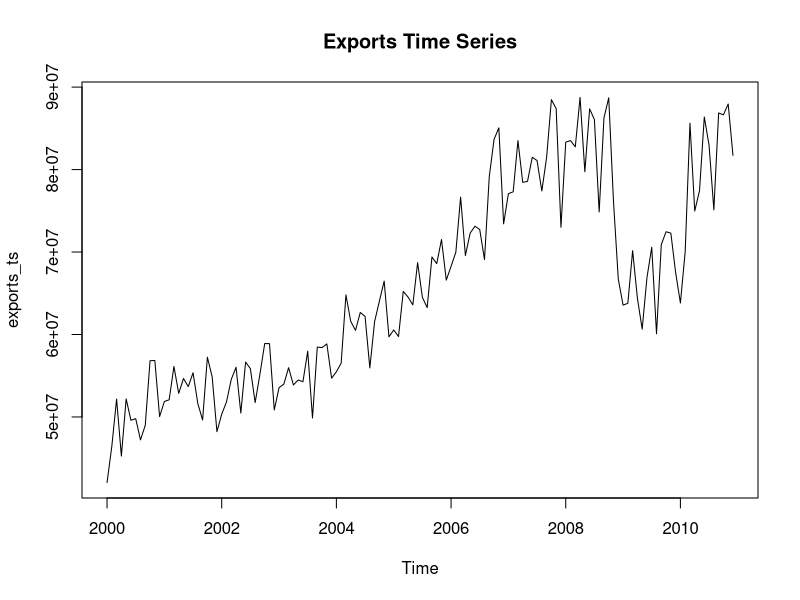
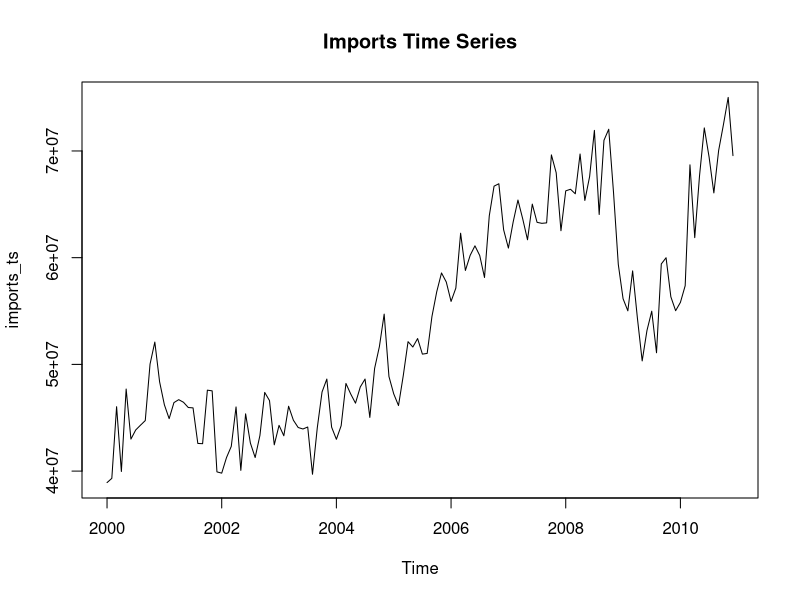
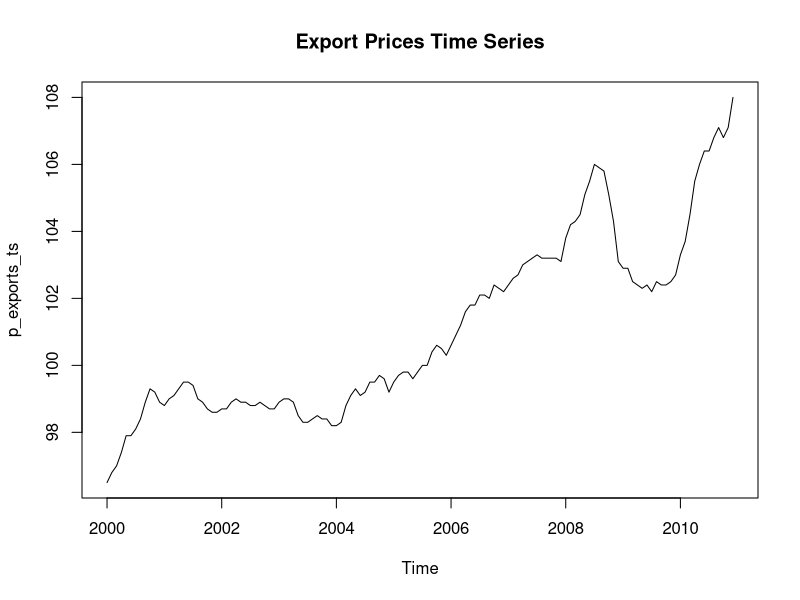
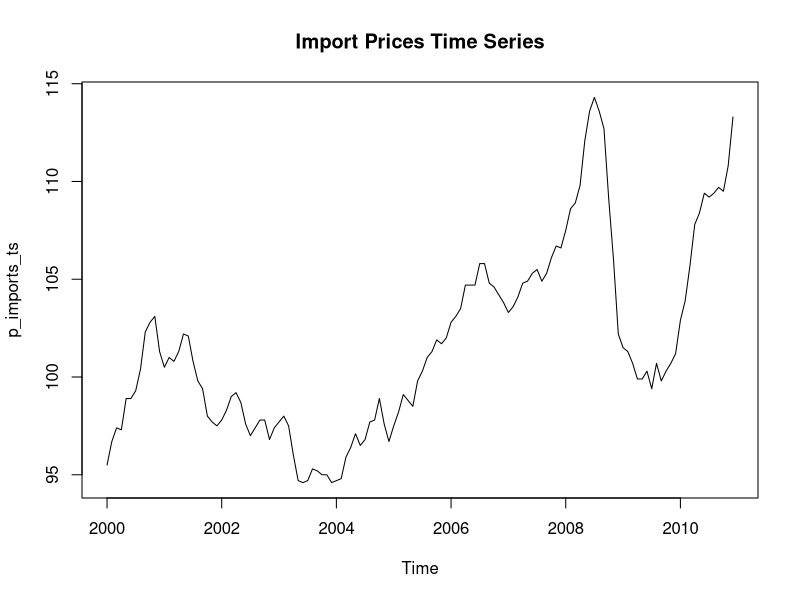
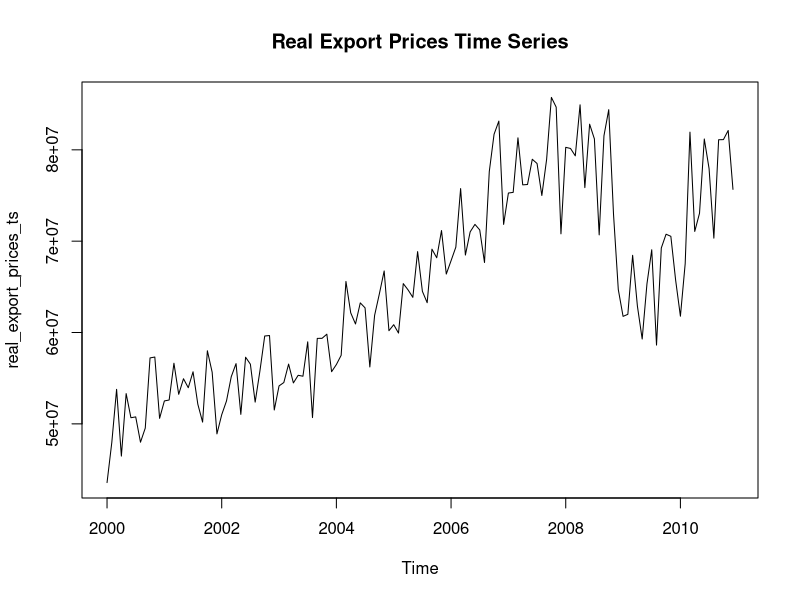
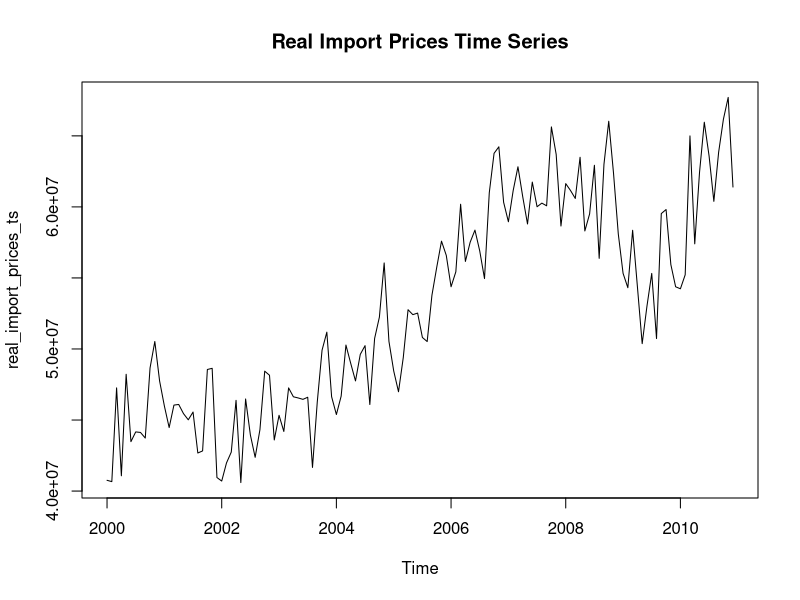
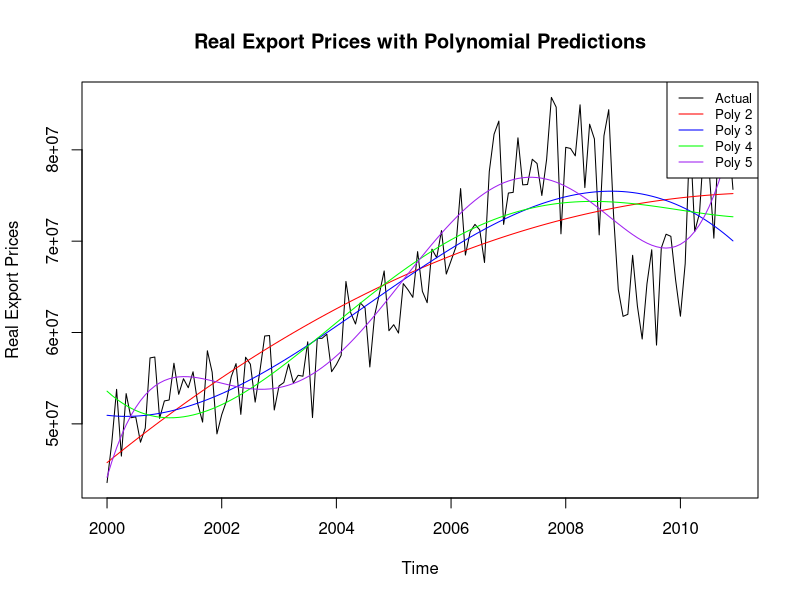
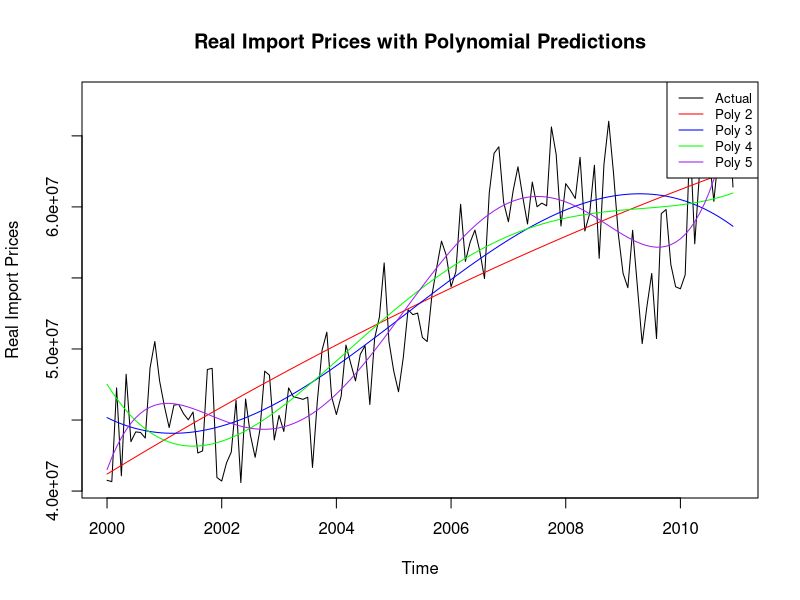

Reproduce these figures in R, in order.
# Omer Furkan Coban
# Forecasting Methods - Problem Set 2
# Germany Import - Export
# WiSe 23/24

# Library Imports ----
# No need extra libraries.

# 1. Create a R script file and import the expo−impo−germany data. ----
# Reading the "expo-impo-germany" dataset into a variable 'ger_exim' using 'read.csv' function.
ger_exim <- read.csv("Datasets/expo-impo-germany.csv")

# 2. Create time series for all four variables and plot them. ----

# To do that I need to seperate time variable combined year-month format into distinct year and month components.
# To seperate the 'time' variable I use the sub() expression.
# # sub("m.*", "", ger_eximtime) is used to remove everything after and including 'm', leaving us with just the year.
# # sub(".*m", "", ger_exim$time) is used to remove everything before and including 'm', leaving us with the month.

# Extracting year and month from 'time'
ger_exim$year <- as.integer(sub("m.*","",ger_exim$time))

ger_exim$month <- as.integer(sub(".*m","",ger_exim$time))


# To create Time Series, I use ts() function to convert relevant columns into time series objects.
# # ts() function requires start time and frequency. I used min() function to choose earliest month and year as start time.
# # The frequency parameter is set to 12 to indicate monthly data.

exports_ts <- ts(ger_exim$exports, start=c(min(ger_exim$year),min(ger_exim$month)), frequency = 12)
imports_ts <- ts(ger_exim$imports, start=c(min(ger_exim$year),min(ger_exim$month)), frequency = 12)
p_exports_ts <- ts(ger_exim$p_exports, start=c(min(ger_exim$year),min(ger_exim$month)), frequency = 12)
p_imports_ts <- ts(ger_exim$p_imports, start=c(min(ger_exim$year),min(ger_exim$month)), frequency = 12)

# Plot Time Series
plot(exports_ts, main="Exports Time Series")
plot(imports_ts, main="Imports Time Series")
plot(p_exports_ts, main="Export Prices Time Series")
plot(p_imports_ts, main="Import Prices Time Series")

# 3. Explain the plots with respect to the components of a time series. ----

# 1. Trend Component
# The trend component reflects the long-term progression of the series.
# In the context of exports and imports, this would show whether there is a general increase or decrease over time.
# For price indices, the trend would indicate inflationary or deflationary patterns.

# Exports and Imports: An upward or downward sloping trend would indicate an increase or decrease in trade volume over time.
# Export and Import Prices: A rising trend might indicate inflationary pressures, while a declining trend could suggest
# deflation or decreasing cost pressures in international trade.

# 2. Cyclical Component
# The cyclical component represents fluctuations tied to business or economic cycles.
# These are not regular seasonal effects but can span several years, often related to broader economic conditions.

# Exports and Imports: Fluctuations in these series might correlate with economic expansions and recessions.
# For instance, a prolonged dip followed by a recovery could represent a business cycle.
# Export and Import Prices: Cyclical trends in prices might be tied to global commodity price changes or shifts in global economic conditions.

# 3. Seasonal Component
# Seasonal components are regular fluctuations that occur at specific intervals (e.g., monthly, quarterly).

# Exports and Imports: You might observe seasonal patterns, such as an increase in exports or imports during certain months of the year,
# perhaps due to holiday seasons or agricultural cycles.
# Export and Import Prices: Seasonal variations might be due to factors like seasonal demand changes,
# harvesting seasons, or holiday periods impacting trade.

# 4. Residual Component
# Residuals are what remain after the trend, cyclical, and seasonal components have been accounted for. These are irregular and not explained by the model used.

# Exports and Imports: Residuals in these series could be due to unexpected events like political changes, sudden demand shifts, or supply chain disruptions.
# Export and Import Prices: Residual fluctuations might arise from unforeseen market events, policy changes, or other non-systematic factors.

# 4.  Generate real export and import prices hint:[(actualvalue/price)×100] ----
ger_exim$real_export_prices <- (ger_exim$exports/ger_exim$p_exports) * 100
ger_exim$real_import_prices <- (ger_exim$imports/ger_exim$p_imports) * 100

# 5.  Create time series for the new variables and plot them. ----

real_export_prices_ts <- ts(ger_exim$real_export_prices, start = c(min(ger_exim$year), min(ger_exim$month)),frequency = 12)
real_import_prices_ts <- ts(ger_exim$real_import_prices, start = c(min(ger_exim$year), min(ger_exim$month)),frequency = 12)

plot(real_export_prices_ts, main="Real Export Prices Time Series")
plot(real_import_prices_ts, main="Real Import Prices Time Series")


# 6.  Explain the plots with respect to the components of a time series. ----

# 1. Trend Component
# The trend in the time series of real export and import prices reflects long-term movements after accounting for price changes.

# Real Export Prices: If the trend is upward, it suggests that the value of exports is increasing over time relative
# to export prices, indicating potentially growing export volumes or higher value exports. A downward trend could indicate the opposite.
# Real Import Prices: Similarly, an upward trend would suggest increasing import volumes or values relative to import prices,
# while a downward trend might indicate a reduction.

# 2. Cyclical Component
# Cyclical fluctuations reflect broader economic cycles and are not as regular as seasonal patterns.

# Real Export Prices: Fluctuations here could be tied to global economic conditions, demand for exported goods, or changes in international trade policies.
# Real Import Prices: Variations might correlate with domestic economic conditions, changes in global market prices, or shifts in import policies.

# 3. Seasonal Component
# Seasonal components are regular, periodic fluctuations within a year.

# Real Export Prices: You might observe seasonal patterns due to factors like annual trade agreements, holiday seasons affecting demand,
# or agricultural export cycles.
# Real Import Prices: Seasonal variations could be due to changes in domestic demand during certain times of the year,
# such as increased imports during holiday seasons or specific weather-related import needs.

# 4. Residual Component
# Residuals are the irregular, unexplained variations after accounting for trend, cyclical, and seasonal components.

# Real Export Prices: These could include unexpected geopolitical events, sudden changes in foreign markets,
# or other unforeseen factors impacting export values.
# Real Import Prices: Residuals here might arise from sudden supply chain disruptions, unexpected changes in domestic demand, or other random events.

# 7. Fit a Linear trend for the new generated variables. ----
linear_model_export <- lm(real_export_prices_ts ~ time(real_export_prices_ts))
linear_model_import <- lm(real_import_prices_ts ~ time(real_import_prices_ts))

# 8. Predict the variables and generate the residuals. ----
predictions_linear_export <- predict(linear_model_export)
residuals_linear_export <- real_export_prices_ts - predictions_linear_export

predictions_linear_import <- predict(linear_model_import)
residuals_linear_import <- real_import_prices_ts - predictions_linear_import

# 9. Fit a polynomial trend curve from order 2 to 5, predict and generate residuals. ----

# Create a time variable for the time series
time_export <- time(real_export_prices_ts)
time_import <- time(real_import_prices_ts)

print(length(time_export))
print(length(real_export_prices_ts))

# If the lengths are different, adjust time_export to match real_export_prices_ts
# For example, if real_export_prices_ts is shorter:
time_export <- time_export[seq_along(real_export_prices_ts)]
time_import <- time_import[seq_along(real_import_prices_ts)]



# Polynomial models for exports
poly_model_export_2 <- lm(real_export_prices_ts ~ poly(time_export, 2))
predictions_poly_export_2 <- predict(poly_model_export_2)
residuals_poly_export_2 <- real_export_prices_ts - predictions_poly_export_2

poly_model_export_3 <- lm(real_export_prices_ts ~ poly(time_export, 3))
predictions_poly_export_3 <- predict(poly_model_export_3)
residuals_poly_export_3 <- real_export_prices_ts - predictions_poly_export_3

poly_model_export_4 <- lm(real_export_prices_ts ~ poly(time_export, 4))
predictions_poly_export_4 <- predict(poly_model_export_4)
residuals_poly_export_4 <- real_export_prices_ts - predictions_poly_export_4

poly_model_export_5 <- lm(real_export_prices_ts ~ poly(time_export, 5))
predictions_poly_export_5 <- predict(poly_model_export_5)
residuals_poly_export_5 <- real_export_prices_ts - predictions_poly_export_5

# Polynomial models for imports
poly_model_import_2 <- lm(real_import_prices_ts ~ poly(time_import, 2))
predictions_poly_import_2 <- predict(poly_model_import_2)
residuals_poly_import_2 <- real_import_prices_ts - predictions_poly_import_2

poly_model_import_3 <- lm(real_import_prices_ts ~ poly(time_import, 3))
predictions_poly_import_3 <- predict(poly_model_import_3)
residuals_poly_import_3 <- real_import_prices_ts - predictions_poly_import_3

poly_model_import_4 <- lm(real_import_prices_ts ~ poly(time_import, 4))
predictions_poly_import_4 <- predict(poly_model_import_4)
residuals_poly_import_4 <- real_import_prices_ts - predictions_poly_import_4

poly_model_import_5 <- lm(real_import_prices_ts ~ poly(time_import, 5))
predictions_poly_import_5 <- predict(poly_model_import_5)
residuals_poly_import_5 <- real_import_prices_ts - predictions_poly_import_5

# 10. Plot the predicted values for all the polynomials. ----


# For Real Export Prices
plot(time_export, real_export_prices_ts, type = "l", col = "black", main = "Real Export Prices with Polynomial Predictions", ylab = "Real Export Prices", xlab = "Time")
lines(time_export, predictions_poly_export_2, col = "red")
lines(time_export, predictions_poly_export_3, col = "blue")
lines(time_export, predictions_poly_export_4, col = "green")
lines(time_export, predictions_poly_export_5, col = "purple")
legend("topright", legend = c("Actual", "Poly 2", "Poly 3", "Poly 4", "Poly 5"), col = c("black", "red", "blue", "green", "purple"), lty = 1, cex = 0.8)

# For Real Import Prices
plot(time_import, real_import_prices_ts, type = "l", col = "black", main = "Real Import Prices with Polynomial Predictions", ylab = "Real Import Prices", xlab = "Time")
lines(time_import, predictions_poly_import_2, col = "red")
lines(time_import, predictions_poly_import_3, col = "blue")
lines(time_import, predictions_poly_import_4, col = "green")
lines(time_import, predictions_poly_import_5, col = "purple")
legend("topright", legend = c("Actual", "Poly 2", "Poly 3", "Poly 4", "Poly 5"), col = c("black", "red", "blue", "green", "purple"), lty = 1, cex = 0.8)


# Step 11: Standardize Residuals and Create Histogram ----

# Standardize Residuals and Create Histogram for Exports
# Polynomial Order 2 - Exports
std_residuals_poly_export_2 <- (residuals_poly_export_2 - mean(residuals_poly_export_2)) / sd(residuals_poly_export_2)
hist(std_residuals_poly_export_2, main="Histogram of Standardized Residuals (Order 2) - Exports")

# Polynomial Order 3 - Exports
std_residuals_poly_export_3 <- (residuals_poly_export_3 - mean(residuals_poly_export_3)) / sd(residuals_poly_export_3)
hist(std_residuals_poly_export_3, main="Histogram of Standardized Residuals (Order 3) - Exports")

# Polynomial Order 4 - Exports
std_residuals_poly_export_4 <- (residuals_poly_export_4 - mean(residuals_poly_export_4)) / sd(residuals_poly_export_4)
hist(std_residuals_poly_export_4, main="Histogram of Standardized Residuals (Order 4) - Exports")

# Polynomial Order 5 - Exports
std_residuals_poly_export_5 <- (residuals_poly_export_5 - mean(residuals_poly_export_5)) / sd(residuals_poly_export_5)
hist(std_residuals_poly_export_5, main="Histogram of Standardized Residuals (Order 5) - Exports")

# Standardize Residuals and Create Histogram for Imports
# Polynomial Order 2 - Imports
std_residuals_poly_import_2 <- (residuals_poly_import_2 - mean(residuals_poly_import_2)) / sd(residuals_poly_import_2)
hist(std_residuals_poly_import_2, main="Histogram of Standardized Residuals (Order 2) - Imports")

# Polynomial Order 3 - Imports
std_residuals_poly_import_3 <- (residuals_poly_import_3 - mean(residuals_poly_import_3)) / sd(residuals_poly_import_3)
hist(std_residuals_poly_import_3, main="Histogram of Standardized Residuals (Order 3) - Imports")

# Polynomial Order 4 - Imports
std_residuals_poly_import_4 <- (residuals_poly_import_4 - mean(residuals_poly_import_4)) / sd(residuals_poly_import_4)
hist(std_residuals_poly_import_4, main="Histogram of Standardized Residuals (Order 4) - Imports")

# Polynomial Order 5 - Imports
std_residuals_poly_import_5 <- (residuals_poly_import_5 - mean(residuals_poly_import_5)) / sd(residuals_poly_import_5)
hist(std_residuals_poly_import_5, main="Histogram of Standardized Residuals (Order 5) - Imports")

